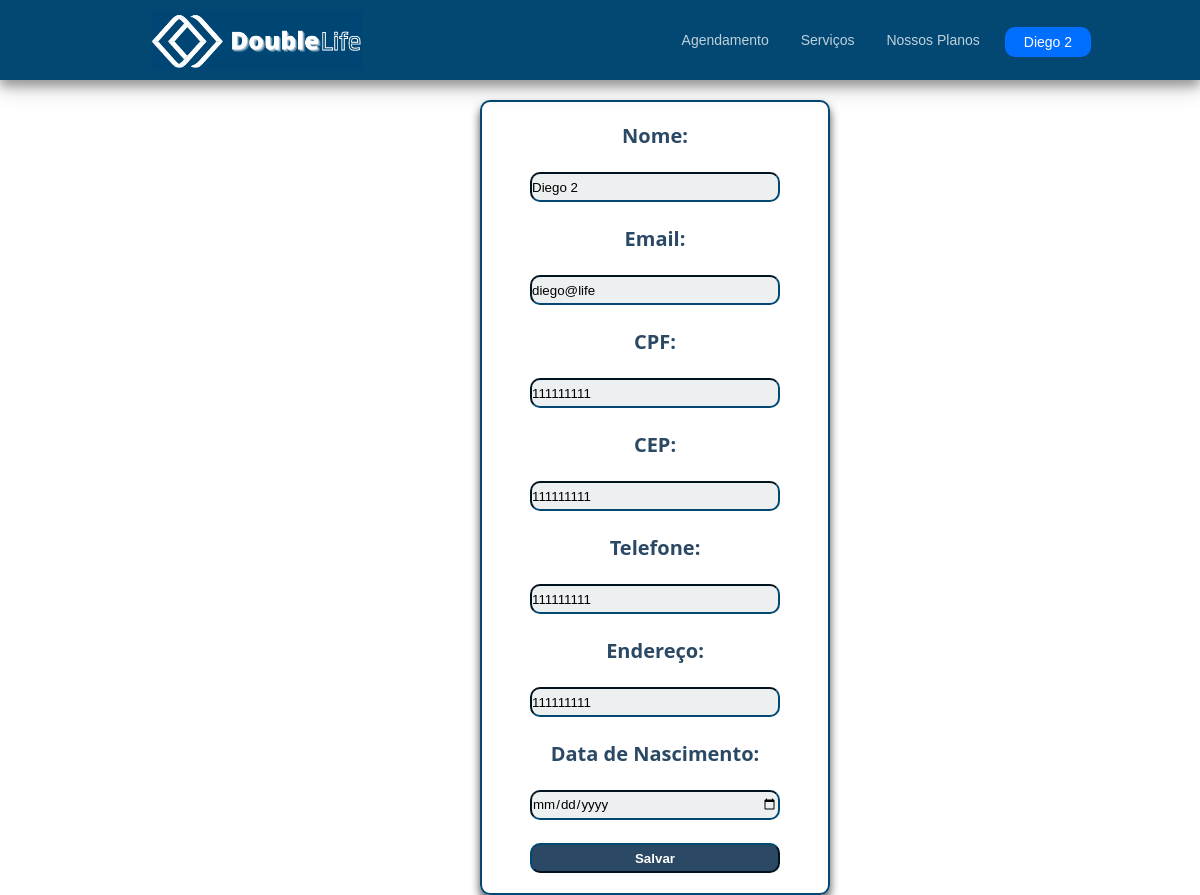
Screenshot of /DoubleLife/dadosconta.php (signed in) with the database file from the repository.
### tables this page shows
CREATE TABLE `usuarios` (
  `id` int(11) NOT NULL,
  `nome` varchar(100) NOT NULL,
  `email` varchar(75) NOT NULL,
  `senha` text NOT NULL,
  `cpf` text DEFAULT NULL,
  `cep` text DEFAULT NULL,
  `telefone` text DEFAULT NULL,
  `endereco` varchar(40) DEFAULT NULL,
  `data_nascimento` date DEFAULT NULL,
  `especialidade` varchar(30) DEFAULT NULL,
  `data_entrada` date DEFAULT NULL,
  `faculdade` varchar(10) DEFAULT NULL,
  `consulta` int(2) DEFAULT NULL,
  `tipo` varchar(10) NOT NULL DEFAULT 'c',
  `status` varchar(30) NOT NULL DEFAULT 'bloqueado'
);

### DoubleLife/dadosconta.php (the view, shortened to what this page needs)
<?php
require 'conexao2.php';
$sql = "SELECT * FROM usuarios WHERE id =" . $_SESSION["id_usuario"];
$result = $conn->query($sql);
	 if ($result->num_rows > 0) {
 $row = $result->fetch_assoc();
?>
<html>
<head>
    <link rel="stylesheet" href="/estilos/style.css">
    <link rel="stylesheet" href="/estilos/header-footer.css">
</head>
<body>
    <?php
    include "menu.php";
    ?>
    <div id="container-form">
        <form method="post" action="mudardados.php">
            <label class="form-conta-label">Nome:</label><br><br>
            <input class="form-conta" type="text" value="<?php echo $row["nome"]; ?>" name="nome"><br><br>
            <label class="form-conta-label">Email:</label><br><br>
            <input class="form-conta" type="email" value="<?php echo $row["email"]; ?>" name="email"><br><br>
            <label class="form-conta-label">CPF:</label><br><br>
            <input class="form-conta" type="text" value="<?php echo $row["cpf"]; ?>" name="cpf" required pattern="\d{3}\.\d{3}\.\d{3}-\d{2}" title="Digite um CPF no formato: xxx.xxx.xxx-xx"><br><br>
            <label class="form-conta-label">CEP:</label><br><br>
            <input class="form-conta" type="text" value="<?php echo $row["cep"]; ?>" name="cep" required pattern= "\d{5}-?\d{3}" title="Digite um CEP no formato: xxxxx-xxx"><br><br>
            <label class="form-conta-label">Telefone:</label><br><br>
            <input class="form-conta" type="text" value="<?php echo $row["telefone"]; ?>" name="telefone" required pattern="(?:([1-9]{2})|([0-9]{3})?)(\d{4,5})(\d{4})" title="digite números nesse campo no formato: xx-xxxxx-xxxx ou xxxx-xxxx."><br><br>
             <label class="form-conta-label">Endereço:</label><br><br>
            <input class="form-conta" type="text" value="<?php echo $row["endereco"]; ?>" name="endereco"><br><br>
             <label class="form-conta-label">Data de Nascimento:</label><br><br>
            <input class="form-conta" type="date" value="<?php echo $row["data_nascimento"]; ?>" name="data_nascimento"><br><br>
            <input type="submit" class="form-conta-buttom" value="Salvar" name="btn_enviar">
        </form>
    </div>
</body>
</html>
<?php
	} else {
		echo "<h1>Nenhum resultado foi encontrado.</h1>";
	}
?>

### DoubleLife/estilos/style.css (style rules this page uses)
* { margin: 0 ; padding: 0 ; box-sizing: border-box; font-family: Verdana, Geneva, Tahoma, sans-serif; word-wrap: break-word; }
#container-form { position: absolute; width: 350px; text-align: center; padding: 20px 5px; color: #024873; font-size: 20px; margin-top: 20px; margin-left: 40%; border: 2px solid #024873; border-radius: 10px; box-shadow: 0 6px 10px 0 rgb(0 0 0 / 70%); }
.form-conta { width: 250px; height: 30px; border-radius: 10px; border-color: #024873; background-color: #ecf0f1; }
.form-conta-label { background-color: white; font-weight: bold; color:#2b4965; font-family: 'Open Sans', sans-serif;; }
.form-conta-buttom { font-weight: bold; width: 250px; height: 30px; border-radius: 10px; border-color: #024873; background-color: #2b4965; color: white; }

### DoubleLife/estilos/header-footer.css (style rules this page uses)
* { margin: 0; padding: 0; box-sizing: border-box; font-family: Verdana, Geneva, Tahoma, sans-serif; }

### rows the page displays
usuarios: nome "Diego 2", email "diego@life", cpf "111111111", cep "111111111", telefone "111111111", endereco "111111111"

### other values shown
$_SESSION['nome'] "Diego 2"
